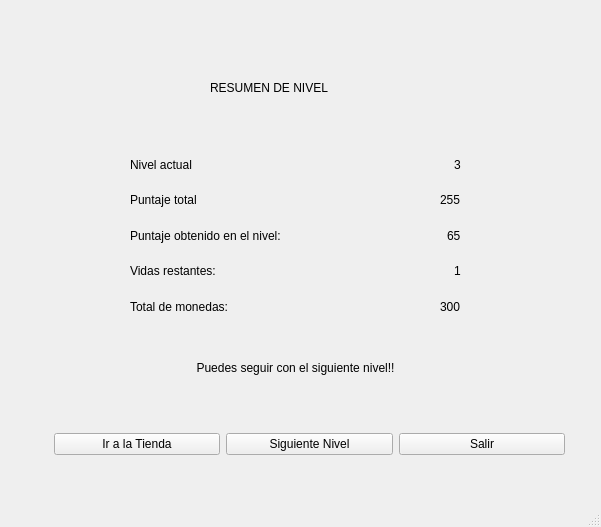
<?xml version="1.0" encoding="UTF-8"?>
<ui version="4.0">
 <class>MainWindow</class>
 <widget class="QMainWindow" name="MainWindow">
  <property name="geometry">
   <rect>
    <x>0</x>
    <y>0</y>
    <width>601</width>
    <height>527</height>
   </rect>
  </property>
  <property name="windowTitle">
   <string>Level statistics</string>
  </property>
  <widget class="QWidget" name="centralwidget">
   <widget class="QLabel" name="label">
    <property name="geometry">
     <rect>
      <x>210</x>
      <y>80</y>
      <width>171</width>
      <height>16</height>
     </rect>
    </property>
    <property name="text">
     <string>RESUMEN DE NIVEL</string>
    </property>
   </widget>
   <widget class="QWidget" name="verticalLayoutWidget">
    <property name="geometry">
     <rect>
      <x>130</x>
      <y>150</y>
      <width>331</width>
      <height>171</height>
     </rect>
    </property>
    <layout class="QVBoxLayout" name="verticalLayout">
     <item>
      <layout class="QHBoxLayout" name="horizontalLayout_2">
       <item>
        <widget class="QLabel" name="label_4">
         <property name="text">
          <string>Nivel actual</string>
         </property>
        </widget>
       </item>
       <item>
        <spacer name="horizontalSpacer_2">
         <property name="orientation">
          <enum>Qt::Horizontal</enum>
         </property>
         <property name="sizeHint" stdset="0">
          <size>
           <width>40</width>
           <height>20</height>
          </size>
         </property>
        </spacer>
       </item>
       <item>
        <widget class="QLabel" name="lbl_lvl">
         <property name="text">
          <string>3</string>
         </property>
        </widget>
       </item>
      </layout>
     </item>
     <item>
      <layout class="QHBoxLayout" name="horizontalLayout_5">
       <item>
        <widget class="QLabel" name="label_10">
         <property name="text">
          <string>Puntaje total</string>
         </property>
        </widget>
       </item>
       <item>
        <spacer name="horizontalSpacer_5">
         <property name="orientation">
          <enum>Qt::Horizontal</enum>
         </property>
         <property name="sizeHint" stdset="0">
          <size>
           <width>40</width>
           <height>20</height>
          </size>
         </property>
        </spacer>
       </item>
       <item>
        <widget class="QLabel" name="lbl_total_score">
         <property name="text">
          <string>255</string>
         </property>
        </widget>
       </item>
      </layout>
     </item>
     <item>
      <layout class="QHBoxLayout" name="horizontalLayout">
       <item>
        <widget class="QLabel" name="label_2">
         <property name="text">
          <string>Puntaje obtenido en el nivel:</string>
         </property>
        </widget>
       </item>
       <item>
        <spacer name="horizontalSpacer">
         <property name="orientation">
          <enum>Qt::Horizontal</enum>
         </property>
         <property name="sizeHint" stdset="0">
          <size>
           <width>40</width>
           <height>20</height>
          </size>
         </property>
        </spacer>
       </item>
       <item>
        <widget class="QLabel" name="lbl_lvl_score">
         <property name="text">
          <string>65</string>
         </property>
        </widget>
       </item>
      </layout>
     </item>
     <item>
      <layout class="QHBoxLayout" name="horizontalLayout_3">
       <item>
        <widget class="QLabel" name="label_6">
         <property name="text">
          <string>Vidas restantes:</string>
         </property>
        </widget>
       </item>
       <item>
        <spacer name="horizontalSpacer_3">
         <property name="orientation">
          <enum>Qt::Horizontal</enum>
         </property>
         <property name="sizeHint" stdset="0">
          <size>
           <width>40</width>
           <height>20</height>
          </size>
         </property>
        </spacer>
       </item>
       <item>
        <widget class="QLabel" name="lbl_lives">
         <property name="text">
          <string>1</string>
         </property>
        </widget>
       </item>
      </layout>
     </item>
     <item>
      <layout class="QHBoxLayout" name="horizontalLayout_4">
       <item>
        <widget class="QLabel" name="label_8">
         <property name="text">
          <string>Total de monedas:</string>
         </property>
        </widget>
       </item>
       <item>
        <spacer name="horizontalSpacer_4">
         <property name="orientation">
          <enum>Qt::Horizontal</enum>
         </property>
         <property name="sizeHint" stdset="0">
          <size>
           <width>40</width>
           <height>20</height>
          </size>
         </property>
        </spacer>
       </item>
       <item>
        <widget class="QLabel" name="lbl_coins">
         <property name="text">
          <string>300</string>
         </property>
        </widget>
       </item>
      </layout>
     </item>
    </layout>
   </widget>
   <widget class="QLabel" name="lbl_continue">
    <property name="geometry">
     <rect>
      <x>130</x>
      <y>360</y>
      <width>331</width>
      <height>16</height>
     </rect>
    </property>
    <property name="text">
     <string>Puedes seguir con el siguiente nivel!!</string>
    </property>
    <property name="alignment">
     <set>Qt::AlignCenter</set>
    </property>
   </widget>
   <widget class="QWidget" name="horizontalLayoutWidget_6">
    <property name="geometry">
     <rect>
      <x>54</x>
      <y>419</y>
      <width>511</width>
      <height>51</height>
     </rect>
    </property>
    <layout class="QHBoxLayout" name="horizontalLayout_6">
     <item>
      <widget class="QPushButton" name="btn_shop">
       <property name="text">
        <string>Ir a la Tienda</string>
       </property>
      </widget>
     </item>
     <item>
      <widget class="QPushButton" name="btn_next_lvl">
       <property name="text">
        <string>Siguiente Nivel</string>
       </property>
      </widget>
     </item>
     <item>
      <widget class="QPushButton" name="btn_exit">
       <property name="text">
        <string>Salir</string>
       </property>
      </widget>
     </item>
    </layout>
   </widget>
  </widget>
  <widget class="QMenuBar" name="menubar">
   <property name="geometry">
    <rect>
     <x>0</x>
     <y>0</y>
     <width>601</width>
     <height>26</height>
    </rect>
   </property>
  </widget>
  <widget class="QStatusBar" name="statusbar"/>
 </widget>
 <resources/>
 <connections/>
</ui>
